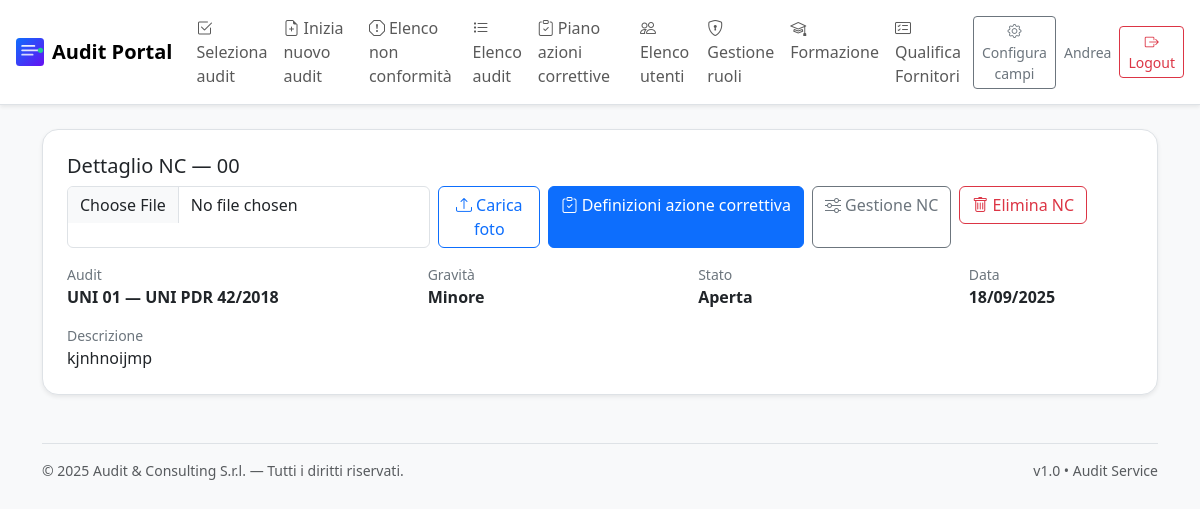
Page /ncs/1 (signed in) on the committed database.
### app.py (models this page shows, shortened)
    class User(db.Model, UserMixin):
        __tablename__ = "users"
        id = db.Column(db.Integer, primary_key=True)
        name = db.Column(db.String(120), nullable=False)
        email = db.Column(db.String(255), unique=True, nullable=False)
        password_hash = db.Column(db.String(255), nullable=False)
        role = db.Column(db.String(20), nullable=False, default="junior")  # 'supervisor' | 'admin' | 'junior'
        requested_role = db.Column(db.String(20), nullable=True)           # richiesta di promozione
        def is_supervisor(self) -> bool:
            return self.role == "supervisor"

### models.py (models this page shows, shortened)
class NonConformita(db.Model):
    __tablename__ = "non_conformita"
    id = db.Column(db.Integer, primary_key=True)
    audit_id = db.Column(db.Integer, db.ForeignKey("audits.id"), nullable=False)
    codice = db.Column(db.String(50), nullable=False)
    descrizione = db.Column(db.Text, nullable=False)
    gravita = db.Column(db.String(20), nullable=False)  # Minore, Maggiore, Critica
    categoria = db.Column(db.String(100), nullable=True)
    rilevata_da = db.Column(db.String(120), nullable=True)
    data_apertura = db.Column(db.Date, default=datetime.utcnow)
    stato = db.Column(db.String(20), default="Aperta")  # Aperta, In corso, Chiusa
    azioni = db.relationship("AzioneCorrettiva", backref="non_conformita", cascade="all, delete-orphan")

class Audit(db.Model):
    __tablename__ = "audits"
    id = db.Column(db.Integer, primary_key=True)
    titolo = db.Column(db.String(200), nullable=False)
    codice = db.Column(db.String(50), unique=True, nullable=False)
    data_audit = db.Column(db.Date, nullable=False)
    cliente = db.Column(db.String(200), nullable=True)
    sede = db.Column(db.String(200), nullable=True)
    norma = db.Column(db.String(100), nullable=True)  # es: ISO 9001, ISO 37001, UNI/PdR 125
    stato = db.Column(db.String(50), default="In corso")  # In corso, Chiuso, Pianificato
    extra = db.Column(db.Text, nullable=True)  # JSON string per campi dinamici
    created_at = db.Column(db.DateTime, default=datetime.utcnow)
    non_conformita = db.relationship("NonConformita", backref="audit", cascade="all, delete-orphan")
    azioni = db.relationship("AzioneCorrettiva", backref="audit", cascade="all, delete-orphan")

### app.py (the view)
    @app.route("/ncs/<int:nc_id>", methods=["GET","POST"])
    @login_required
    def nc_detail(nc_id):
        nc = NonConformita.query.get_or_404(nc_id)
        if nc.stato == "Non applicabile":
            flash("Questa NC è marcata come Non applicabile e non è selezionabile.", "warning")
            return redirect(url_for("list_ncs", audit_id=nc.audit_id))
        return render_template("nc_detail.html", nc=nc)

### templates/nc_detail.html (shortened to what this page needs)
{% extends "base.html" %}
{% block content %}
  <div class="bg-white rounded-4 shadow-sm border p-4">
    <div class="d-flex align-items-center justify-content-between gap-2 flex-wrap mb-3">
      <h1 class="h5 mb-0">Dettaglio NC — {{ nc.codice }}</h1>
      <div class="d-flex gap-2">
        <form method="post" action="{{ url_for('upload_nc_photo', nc_id=nc.id) }}" enctype="multipart/form-data" class="d-flex gap-2">
          <input type="file" name="photo" accept="image/*" required class="form-control">
          <button class="btn btn-outline-primary"><i class="bi bi-upload"></i> Carica foto</button>
        </form>
        <a class="btn btn-primary" href="{{ url_for('actions_plan', audit_id=nc.audit_id, nc_id=nc.id) }}">
          <i class="bi bi-clipboard-check"></i> Definizioni azione correttiva
        </a>
        <a class="btn btn-outline-secondary" href="{{ url_for('nc_manage', nc_id=nc.id) }}">
          <i class="bi bi-sliders"></i> Gestione NC
        </a>
        <form method="post" action="{{ url_for('nc_delete', nc_id=nc.id) }}" onsubmit="return confirm('Confermi l\\'eliminazione della NC?');" class="d-inline">
          <button class="btn btn-outline-danger"><i class="bi bi-trash"></i> Elimina NC</button>
        </form>
      </div>
    </div>
    <div class="row g-3">
      <div class="col-md-4"><div class="text-secondary small">Audit</div><div class="fw-semibold">{{ nc.audit.codice }} — {{ nc.audit.titolo }}</div></div>
      <div class="col-md-3"><div class="text-secondary small">Gravità</div><div class="fw-semibold">{{ nc.gravita }}</div></div>
      <div class="col-md-3"><div class="text-secondary small">Stato</div><div class="fw-semibold">{{ nc.stato }}</div></div>
      <div class="col-md-2"><div class="text-secondary small">Data</div><div class="fw-semibold">{{ nc.data_apertura.strftime("%d/%m/%Y") }}</div></div>
      <div class="col-12"><div class="text-secondary small">Descrizione</div><div>{{ nc.descrizione }}</div></div>
    </div>
  </div>
{% endblock %}

### templates/base.html (shortened to what this page needs)
{% set APP_NAME = config.APP_NAME if config.APP_NAME else "Audit Portal" %}
<!doctype html>
<html lang="it">
  <head>
    <link href="https://cdn.jsdelivr.net/npm/bootstrap@5.3.3/dist/css/bootstrap.min.css" rel="stylesheet">
    <link href="https://cdn.jsdelivr.net/npm/bootstrap-icons@1.11.3/font/bootstrap-icons.css" rel="stylesheet">
    <link href="{{ url_for('static', filename='custom.css') }}" rel="stylesheet">
  </head>
  <body class="bg-light">
    <nav class="navbar navbar-expand-lg bg-white border-bottom shadow-sm sticky-top">
      <div class="container-fluid px-3">
        <a class="navbar-brand d-flex align-items-center gap-2" href="{{ url_for('index') }}">
          {% if config.COMPANY_LOGO %}
            <img src="{{ config.COMPANY_LOGO }}" alt="logo" height="28">
          {% endif %}
          <span class="fw-semibold">{{ APP_NAME }}</span>
        </a>
        <div class="collapse navbar-collapse" id="navMain">
          <ul class="navbar-nav me-auto mb-2 mb-lg-0">
            {% if current_user.is_authenticated %}
              {% if current_user.is_supervisor() or current_user.is_admin() %}
                <li class="nav-item"><a class="nav-link" href="{{ url_for('select_audit') }}"><i class="bi bi-check2-square me-1"></i>Seleziona audit</a></li>
                <li class="nav-item"><a class="nav-link" href="{{ url_for('new_audit') }}"><i class="bi bi-file-earmark-plus me-1"></i>Inizia nuovo audit</a></li>
                <li class="nav-item"><a class="nav-link" href="{{ url_for('list_ncs') }}"><i class="bi bi-exclamation-octagon me-1"></i>Elenco non conformità</a></li>
              {% endif %}
              <li class="nav-item"><a class="nav-link" href="{{ url_for('list_audits') }}"><i class="bi bi-list-task me-1"></i>Elenco audit</a></li>
              <li class="nav-item"><a class="nav-link" href="{{ url_for('actions_plan') }}"><i class="bi bi-clipboard-check me-1"></i>Piano azioni correttive</a></li>
              {% if current_user.is_supervisor() %}
                <li class="nav-item"><a class="nav-link" href="{{ url_for('users_list') }}"><i class="bi bi-people me-1"></i>Elenco utenti</a></li>
                <li class="nav-item"><a class="nav-link" href="{{ url_for('manage_users') }}"><i class="bi bi-shield-lock me-1"></i>Gestione ruoli</a></li>
              {% endif %}
            {% endif %}
              <li class="nav-item"><a class="nav-link" href="{{ url_for('training.index') }}"><i class="bi bi-mortarboard me-1"></i>Formazione</a></li>
              <li class="nav-item"><a class="nav-link" href="{{ url_for('suppliers.index') }}"><i class="bi bi-card-checklist me-1"></i>Qualifica Fornitori</a></li>
</ul>
          <div class="d-flex align-items-center gap-2">
            {% if current_user.is_authenticated %}
              {% if current_user.is_supervisor() or current_user.is_admin() %}
                <a class="btn btn-outline-secondary btn-sm" href="{{ url_for('config_campi_audit') }}">
                  <i class="bi bi-gear"></i> Configura campi
                </a>
              {% endif %}
              <span class="small text-secondary d-none d-md-inline">{{ current_user.name }}</span>
              <a class="btn btn-outline-danger btn-sm" href="{{ url_for('logout') }}"><i class="bi bi-box-arrow-right"></i> Logout</a>
            {% else %}
              <a class="btn btn-primary btn-sm" href="{{ url_for('login') }}">Login</a>
              <a class="btn btn-outline-primary btn-sm" href="{{ url_for('register') }}">Registrati</a>
            {% endif %}
          </div>
        </div>
      </div>
    </nav>
    <main class="container py-4">
      {% block content %}{% endblock %}
    </main>
    <footer class="container py-4 small text-muted">
      <div class="d-flex justify-content-between border-top pt-3">
        <div>© {{ now.year }} {{ config.Audit_Consulting or "Audit & Consulting S.r.l." }} — Tutti i diritti riservati.</div>
        <div class="d-none d-md-block">v1.0 • Audit Service</div>
      </div>
    </footer>
  </body>
</html>

### static/custom.css (style rules this page uses)
.navbar-brand img { display:inline-block; height:28px; }

### rows in the picture
User: name "Andrea"
NonConformita: codice "00", gravita "Minore", stato "Aperta", data_apertura "18/09/2025", descrizione "kjnhnoijmp"
Audit: audit.codice "UNI 01", audit.titolo "UNI PDR 42/2018"

### other values in the picture
{{ APP_NAME }} "Audit Portal"
{{ config.Audit_Consulting or "Audit & Consulting S.r.l." }} "Audit & Consulting S.r.l."
